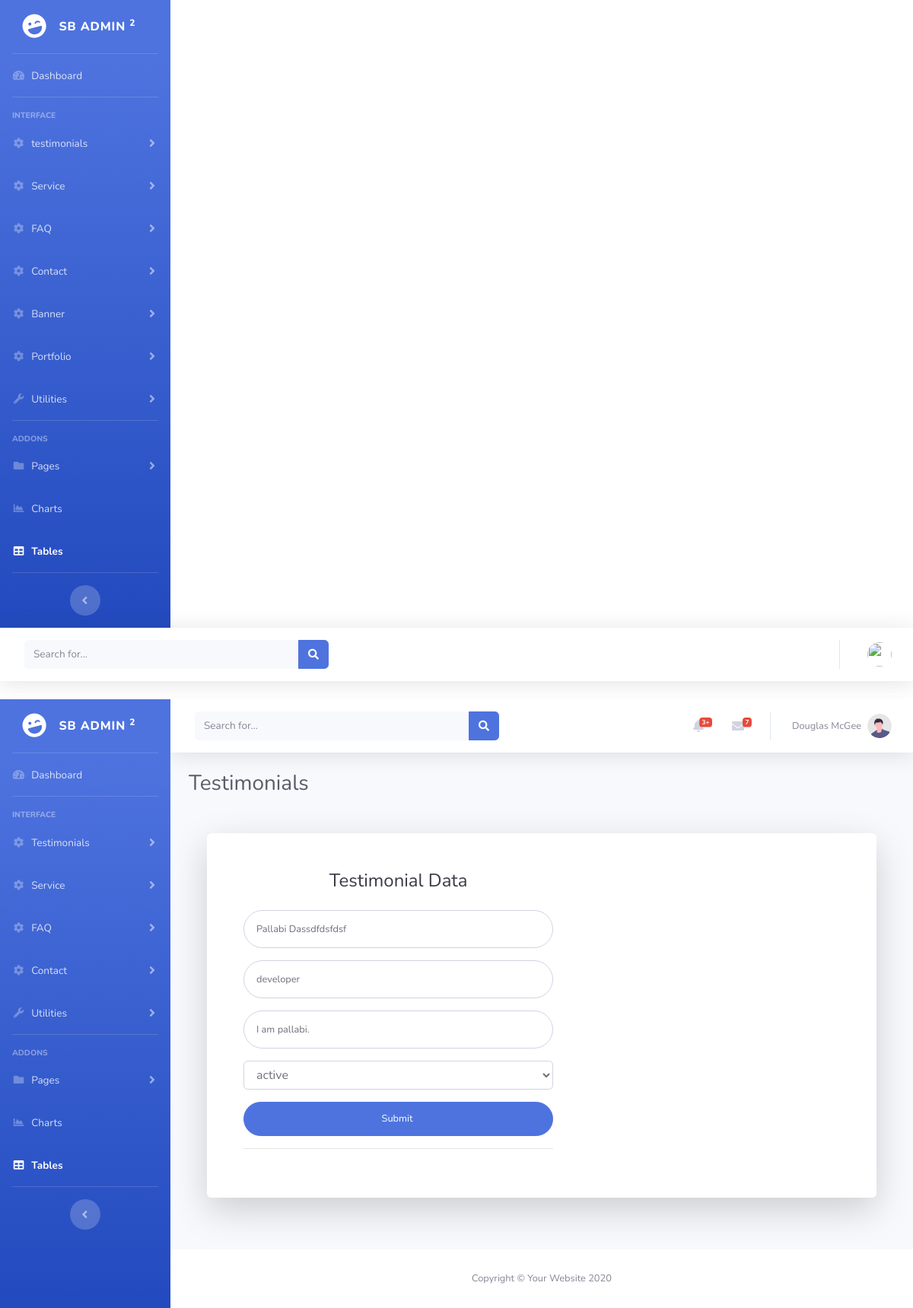
Screenshot of /project/admin/edit.php?id=2 with the database file from the repository.
### tables this page shows
CREATE TABLE `testimonials` (
  `testimonial_id` int(11) NOT NULL,
  `people_name` varchar(500) NOT NULL,
  `people_designation` varchar(500) NOT NULL,
  `content` longtext NOT NULL,
  `status` enum('active','inactive') DEFAULT 'active',
  `rating` int(11) DEFAULT 0,
  `craete_at` datetime DEFAULT current_timestamp(),
  `update_at` datetime DEFAULT current_timestamp() ON UPDATE current_timestamp()
);

### project/admin/edit.php (the view, shortened to what this page needs)
<?php
include('include/master.php');
$id = isset($_GET['id']) ? $_GET['id'] : '';
if ($id) {
    $sql = "SELECT * FROM `testimonials` WHERE testimonial_id = $id";
    $result = mysqli_query($conn, $sql);
    $row = mysqli_fetch_assoc($result);
}
?>
<!DOCTYPE html>
<html lang="en">
<head>
    <link href="vendor/fontawesome-free/css/all.min.css" rel="stylesheet" type="text/css">
    <link href="assets/css/sb-admin-2.min.css" rel="stylesheet">
    <link href="vendor/datatables/dataTables.bootstrap4.min.css" rel="stylesheet">
</head>
<body id="page-top">
    <div id="wrapper">
        <ul class="navbar-nav bg-gradient-primary sidebar sidebar-dark accordion" id="accordionSidebar">
            <a class="sidebar-brand d-flex align-items-center justify-content-center" href="index.html">
                <div class="sidebar-brand-icon rotate-n-15">
                    <i class="fas fa-laugh-wink"></i>
                </div>
                <div class="sidebar-brand-text mx-3">SB Admin <sup>2</sup></div>
            </a>
            <hr class="sidebar-divider my-0">
            <li class="nav-item">
                <a class="nav-link" href="index.html">
                    <i class="fas fa-fw fa-tachometer-alt"></i>
                    <span>Dashboard</span></a>
            </li>
            <hr class="sidebar-divider">
            <div class="sidebar-heading">
                Interface
            </div>
            <li class="nav-item">
                <a class="nav-link collapsed" href="#" data-toggle="collapse" data-target="#collapseTwo" aria-expanded="true" aria-controls="collapseTwo">
                    <i class="fas fa-fw fa-cog"></i>
                    <span>Testimonials</span>
                </a>
            </li>
            <li class="nav-item">
                <a class="nav-link collapsed" href="#" data-toggle="collapse" data-target="#collapseT" aria-expanded="true" aria-controls="collapseTwo">
                    <i class="fas fa-fw fa-cog"></i>
                    <span>Service</span>
                </a>
            </li>
            <li class="nav-item">
                <a class="nav-link collapsed" href="#" data-toggle="collapse" data-target="#faq" aria-expanded="true" aria-controls="collapseTwo">
                    <i class="fas fa-fw fa-cog"></i>
                    <span>FAQ</span>
                </a>
            </li>
            <li class="nav-item">
                <a class="nav-link collapsed" href="#" data-toggle="collapse" data-target="#Contact" aria-expanded="true" aria-controls="collapseTwo">
                    <i class="fas fa-fw fa-cog"></i>
                    <span>Contact</span>
                </a>
            </li>
            <li class="nav-item">
                <a class="nav-link collapsed" href="#" data-toggle="collapse" data-target="#collapseUtilities" aria-expanded="true" aria-controls="collapseUtilities">
                    <i class="fas fa-fw fa-wrench"></i>
                    <span>Utilities</span>
                </a>
            </li>
            <hr class="sidebar-divider">
            <div class="sidebar-heading">
                Addons
            </div>
            <li class="nav-item">
                <a class="nav-link collapsed" href="#" data-toggle="collapse" data-target="#collapsePages" aria-expanded="true" aria-controls="collapsePages">
                    <i class="fas fa-fw fa-folder"></i>
                    <span>Pages</span>
                </a>
            </li>
            <li class="nav-item">
                <a class="nav-link" href="charts.html">
                    <i class="fas fa-fw fa-chart-area"></i>
                    <span>Charts</span></a>
            </li>
            <li class="nav-item active">
                <a class="nav-link" href="tables.html">
                    <i class="fas fa-fw fa-table"></i>
                    <span>Tables</span></a>
            </li>
            <hr class="sidebar-divider d-none d-md-block">
            <div class="text-center d-none d-md-inline">
                <button class="rounded-circle border-0" id="sidebarToggle"></button>
            </div>
        </ul>
        <div id="content-wrapper" class="d-flex flex-column">
            <div id="content">
                <nav class="navbar navbar-expand navbar-light bg-white topbar mb-4 static-top shadow">
                    <form class="d-none d-sm-inline-block form-inline mr-auto ml-md-3 my-2 my-md-0 mw-100 navbar-search">
                        <div class="input-group">
                            <input type="text" class="form-control bg-light border-0 small" placeholder="Search for..." aria-label="Search" aria-describedby="basic-addon2">
                            <div class="input-group-append">
                                <button class="btn btn-primary" type="button">
                                    <i class="fas fa-search fa-sm"></i>
                                </button>
                            </div>
                        </div>
                    </form>
                    <ul class="navbar-nav ml-auto">
                        <li class="nav-item dropdown no-arrow mx-1">
                            <a class="nav-link dropdown-toggle" href="#" id="alertsDropdown" role="button" data-toggle="dropdown" aria-haspopup="true" aria-expanded="false">
                                <i class="fas fa-bell fa-fw"></i>
                                <span class="badge badge-danger badge-counter">3+</span>
                            </a>
                        </li>
                        <li class="nav-item dropdown no-arrow mx-1">
                            <a class="nav-link dropdown-toggle" href="#" id="messagesDropdown" role="button" data-toggle="dropdown" aria-haspopup="true" aria-expanded="false">
                                <i class="fas fa-envelope fa-fw"></i>
                                <span class="badge badge-danger badge-counter">7</span>
                            </a>
                        </li>
                        <li class="nav-item dropdown no-arrow">
                            <a class="nav-link dropdown-toggle" href="#" id="userDropdown" role="button" data-toggle="dropdown" aria-haspopup="true" aria-expanded="false">
                                <span class="mr-2 d-none d-lg-inline text-gray-600 small">Douglas McGee</span>
                                <img class="img-profile rounded-circle" src="img/undraw_profile.svg">
                            </a>
                        </li>
                    </ul>
                </nav>
                <div class="container-fluid">
                    <h1 class="h3 mb-2 text-gray-800">Testimonials</h1>
                    <div class="container">
                        <div class="card o-hidden border-0 shadow-lg my-5">
                            <div class="card-body p-0">
                                <div class="row">
                                    <div class="col-lg-7">
                                        <div class="p-5">
                                            <div class="text-center">
                                                <h1 class="h4 text-gray-900 mb-4">Testimonial Data</h1>
                                            </div>
                                            <form class="user" action="" method="post">
                                                <div class="form-group ">
                                                    <input type="name" class="form-control form-control-user" name="people_name" value="<?= isset($row["people_name"]) ? $row["people_name"] : ""; ?>" id="exampleFirstName" placeholder="Enetr a name">
                                                </div>
                                                <div class="form-group">
                                                    <input type="name" class="form-control form-control-user" name="people_designation" value="<?= isset($row["people_designation"]) ? $row["people_designation"] : ""; ?>" id="exampleInputEmail" placeholder="Enter a designation">
                                                </div>
                                                <div class="form-group ">
                                                    <input type="text" class="form-control form-control-user" id="exampleInputPassword" value="<?= isset($row["content"]) ? $row["content"] : ""; ?>" name="content" placeholder="Enetr a content">
                                                </div>
                                                <div class="form-group ">
                                                    <select type="status" name="status" class="form-control form-select form-select-lg mb-3" aria-label=".form-select-lg example">
                                                        <option value="<?= isset($row['status']) ? $row['status'] : ""; ?> " selected><?= isset($row['status']) ? $row['status'] : ""; ?></option>
                                                    </select>
                                                </div>
                                                <input type="submit" class="btn btn-primary btn-user btn-block" name="update" value="Submit ">
                                            </form>
                                            <hr>
                                        </div>
                                    </div>
                                </div>
                            </div>
                        </div>
                    </div>
                </div>
            </div>
            <footer class="sticky-footer bg-white">
                <div class="container my-auto">
                    <div class="copyright text-center my-auto">
                        <span>Copyright &copy; Your Website 2020</span>
                    </div>
                </div>
            </footer>
        </div>
    </div>
</body>
</html>

### rows the page displays
testimonials: people_name "Pallabi Dassdfdsfdsf", people_designation "developer", content "I am pallabi.", status "active"
